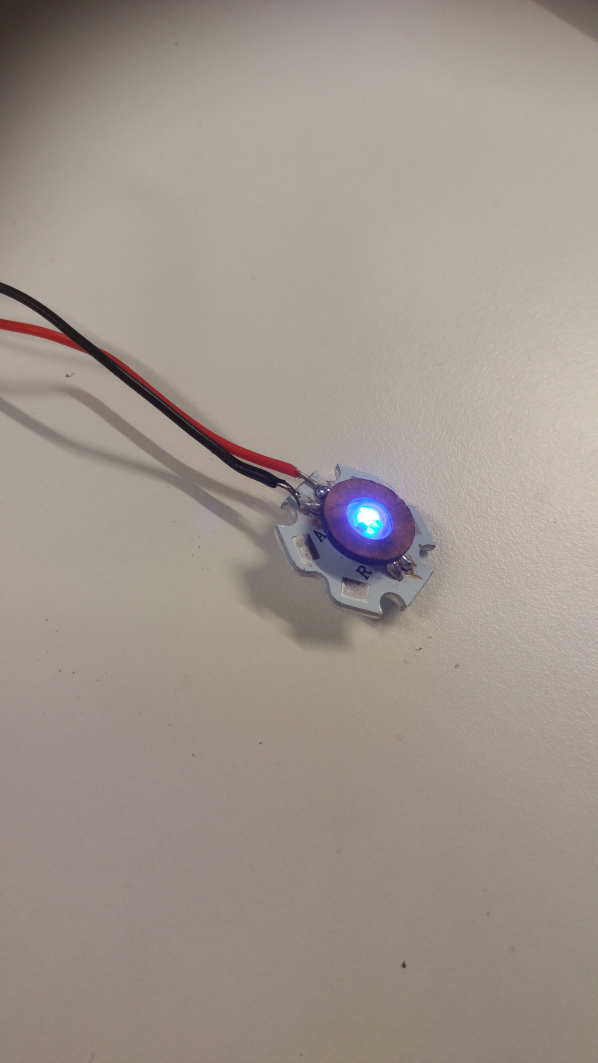
#> input picture openCV/bluetest.jpg, 2988 x 5312 px, given in place of the camera (shown at 1/5 size)
$ python home.py
#> lines starting #> are read from the running program, lines starting #| are printed output that depends on the picture; after the words box and inside, x2 and y2 are one past the last pixel; in counts of white or black regions, pixels touching at a corner belong together
# Louay
import time
import cv2
import numpy as np
from cv2 import imshow
import requests


if __name__ == '__main__':

    # Print on console
    print('home camera starting')
    print('....................')

    # Connect to video Source
    cam = cv2.VideoCapture()


    # Inside Network
    # Home is fifteen always with a zero starts with 192.168.0.15

    cam.open("http://root:pass@192.168.1.10/mjpg/video.mjpg")
    # Outside Network


    if cam.isOpened():
        print("Camera connection established.")
    else:
        print("Failed to connect to the camera .")
        exit(-1)


    # Grab frames
    while(True):
        ret,frame = cam.read()
#> frame is the input picture: shape (5312, 2988, 3); mean B, G, R 140.9, 149.2, 157.7
        #cv2.imshow('frame2', frame)


        # Crop code here

        x1 = 233
        x2 = 575
        x3 = 84
        x4 = 727
        y1 = 70
        y2 = 353

        # original image
        # -1 loads as-is so if it will be 3 or 4 channel as the original
        image = frame
        maskk = np.zeros(image.shape, dtype=np.uint8)
        roi_corners = np.array([[(x1, y1), (x3, y2),(x4, y2), (x2, y1)]], dtype=np.int32)

        # fill the ROI so it doesn't get wiped out when the mask is applied
        channel_count = image.shape[2]  # i.e. 3 or 4 depending on your image
#> channel_count = 3
        ignore_mask_color = (255,) * channel_count
#> ignore_mask_color = (255, 255, 255)
        cv2.fillPoly(maskk, roi_corners, ignore_mask_color)
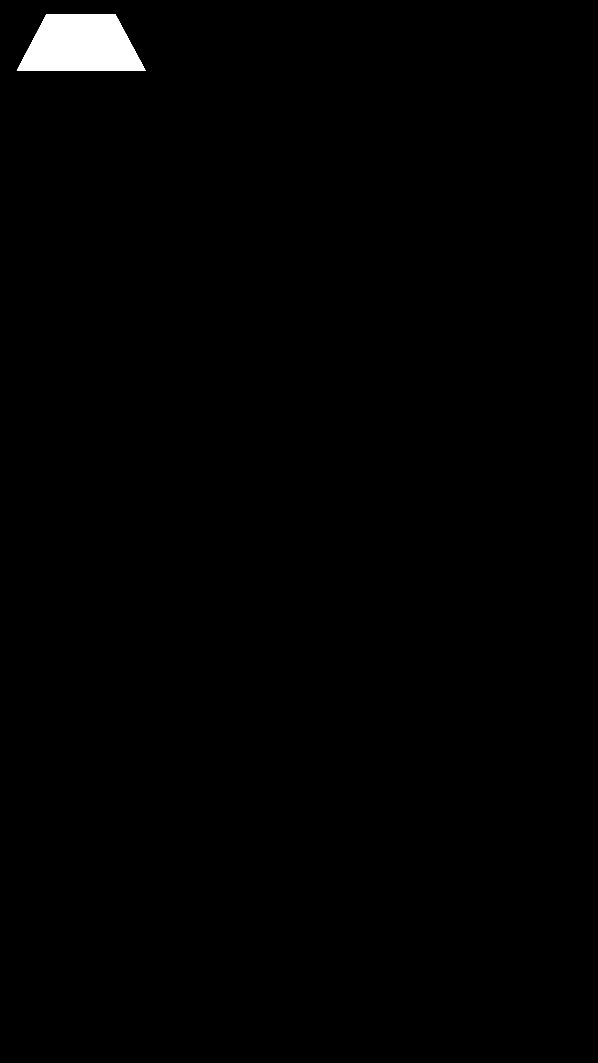
#> maskk: shape (5312, 2988, 3) (shown at 1/5 size); 0.88% white; 1 white region, box (x1, y1, x2, y2) and area: (84, 70, 728, 354) 140154
        # from Masterfool: use cv2.fillConvexPoly if you know it's convex

        # apply the mask
        masked_image = cv2.bitwise_and(image, maskk)
        newX = 0
        newY = 0
        str1 = (" X: " + str(newX) + " Y: " + str(newY))

        cv2.putText(masked_image, 'HYPATIA', (224, 65), cv2.FONT_HERSHEY_DUPLEX, 2.8, 255)
        cv2.putText(masked_image, 'MAU - 2018', (24, 500), cv2.FONT_HERSHEY_DUPLEX, 3.8, 255)
        cv2.putText(masked_image, str1, (0, 590), cv2.FONT_HERSHEY_DUPLEX, 3.2, 255)
        cv2.namedWindow("window", cv2.WND_PROP_FULLSCREEN)
        cv2.setWindowProperty("window", cv2.WND_PROP_FULLSCREEN, cv2.WINDOW_FULLSCREEN)

        # save the result
        cv2.imshow("window", masked_image)

        # Crop code ends


        # Convert BGR to HSV
        hsv = cv2.cvtColor(masked_image, cv2.COLOR_BGR2HSV)
#> hsv: shape (5312, 2988, 3); mean H, S, V 0.2, 0.4, 1


        lower_range = np.array([110, 230, 230], np.uint8)
        upper_range = np.array([130, 255, 255], np.uint8)


        # Threshold the HSV image to get only blue colors
        mask = cv2.inRange(hsv, lower_range, upper_range)
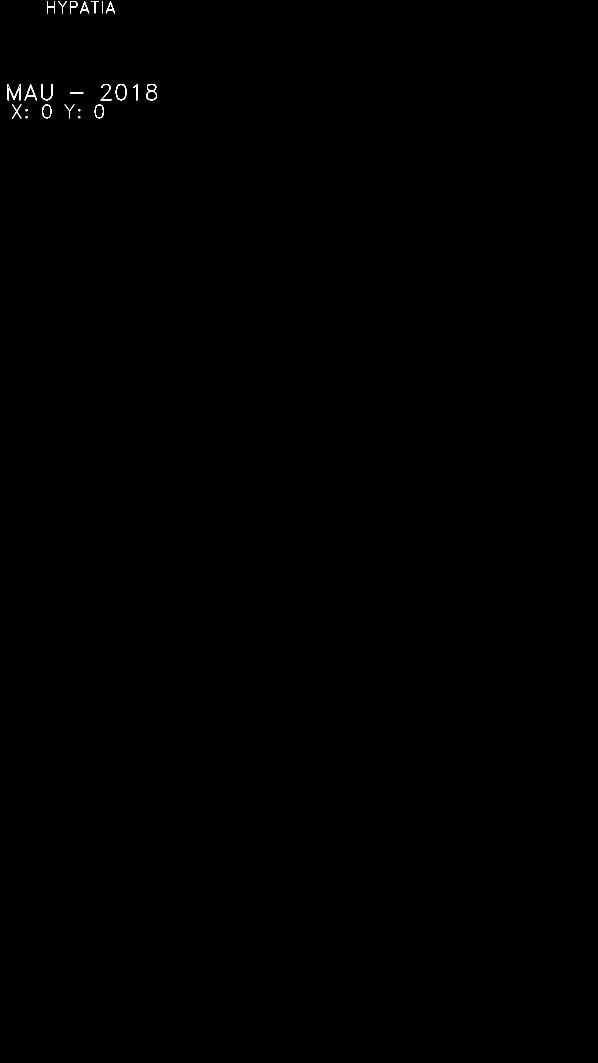
#> mask: shape (5312, 2988) (shown at 1/5 size); 0.04% white in thin lines or dots, all inside (x1, y1, x2, y2) = (39, 6, 785, 591)


        res = cv2.bitwise_and(image, masked_image, mask=mask)

        ##############################################################

        if cv2.waitKey(1) & 0xFF == ord('q'):
#> (key q is pressed here)
            break
        #time.sleep(1)
# When everything done, release the capture
cam.release()

cv2.destroyAllWindows()
